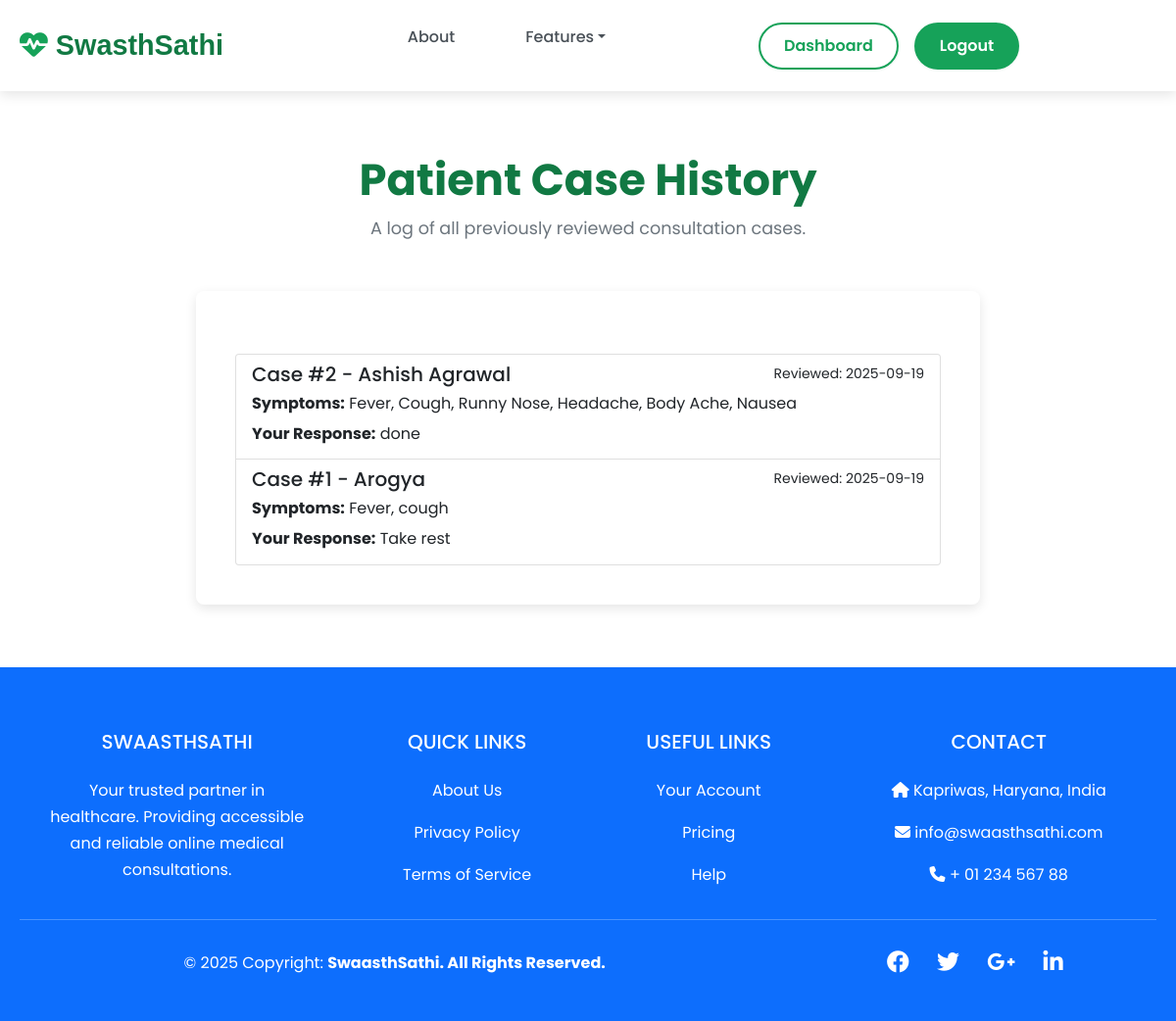
The page /doctor/patient-history (signed in) on the database its author committed.
### tables this page shows
CREATE TABLE consultations (
            id INTEGER PRIMARY KEY AUTOINCREMENT,
            patient_id INTEGER,
            doctor_id INTEGER,
            patient_name TEXT,
            patient_age INTEGER,
            patient_gender TEXT,
            symptoms TEXT,
            photo_filename TEXT,
            doctor_response TEXT,
            audio_note_filename TEXT,
            status TEXT,
            created_at TIMESTAMP DEFAULT CURRENT_TIMESTAMP,
            FOREIGN KEY (patient_id) REFERENCES users(id),
            FOREIGN KEY (doctor_id) REFERENCES users(id)
        );

### app.py (the view)
@app.route('/doctor/patient-history')
@login_required(role_ids=[ROLES['doctor']])
def view_patient_history():
    db = get_db()
    reviewed_cases = db.execute(
        "SELECT c.*, p.name as patient_name FROM consultations c JOIN users p ON c.patient_id = p.id WHERE c.status = 'Reviewed' AND c.doctor_id = ? ORDER BY c.created_at DESC",
        (session['user_id'],)
    ).fetchall()
    return render_template('view_patient_history.html', cases=reviewed_cases)

### app.py (called while the page is built)
def get_db():
    conn = sqlite3.connect(DATABASE)
    conn.row_factory = sqlite3.Row
    return conn

def login_required(role_ids):
    def decorator(f):
        @wraps(f)
        def decorated_function(*args, **kwargs):
            if 'user_id' not in session:
                flash('Please log in to access this page.', 'danger')
                return redirect(url_for('login'))
            if session.get('user_role') not in role_ids:
                flash('You do not have permission to access this page.', 'danger')
                return redirect(url_for('home'))
            return f(*args, **kwargs)
        return decorated_function
    return decorator

### templates/view_patient_history.html (shortened to what this page needs)
{% extends "layout.html" %}
{% block content %}
<div class="container page-container">
    <div class="section-header">
        <h2>Patient Case History</h2>
        <p>A log of all previously reviewed consultation cases.</p>
    </div>
    <div class="content-box">
        {% if cases %}
            <div class="list-group" style="margin-top: 1.5rem;">
                {% for case in cases %}
                    <div class="list-group-item">
                        <div class="d-flex w-100 justify-content-between">
                            <h5 class="mb-1">Case #{{ case.id }} - {{ case.patient_name }}</h5>
                            <small>Reviewed: {{ case.created_at[:10] }}</small>
                        </div>
                        <p class="mb-1"><strong>Symptoms:</strong> {{ case.symptoms }}</p>
                        <p class="mb-1"><strong>Your Response:</strong> {{ case.doctor_response }}</p>
                    </div>
                {% endfor %}
            </div>
        {% else %}
            <p class="text-muted" style="margin-top: 1.5rem;">There is no history of reviewed cases yet.</p>
        {% endif %}
    </div>
</div>
{% endblock %}

### templates/layout.html (shortened to what this page needs)
<!DOCTYPE html>
<html lang="en">
<head>
    <link href="https://cdn.jsdelivr.net/npm/bootstrap@5.1.3/dist/css/bootstrap.min.css" rel="stylesheet">
    <link rel="stylesheet" href="https://cdnjs.cloudflare.com/ajax/libs/font-awesome/6.4.0/css/all.min.css">
    <link rel="stylesheet" href="{{ url_for('static', filename='css/style.css') }}">
</head>
<body>
    <header class="header">
        <nav class="navbar container">
            <a href="{{ url_for('home') }}" class="nav-brand logo-font">
                <i class="fas fa-heart-pulse"></i> SwasthSathi
            </a>
            <ul class="nav-menu">
                {% if session.user_id %}
                    {% if session.user_role == 1 %}
                        <li class="nav-item"><a class="nav-link" href="{{ url_for('about_patient') }}">About</a></li>
                        <li class="nav-item dropdown">
                            <a class="nav-link dropdown-toggle" href="#" id="navbarDropdown" role="button" data-bs-toggle="dropdown" aria-expanded="false">Features</a>
                            <ul class="dropdown-menu" aria-labelledby="navbarDropdown">
                                <li><a class="dropdown-item" href="{{ url_for('find_doctor') }}">Find Doctor</a></li>
                                <li><a class="dropdown-item" href="{{ url_for('lab_report_assessment') }}">Lab Reports</a></li>
                                <li><a class="dropdown-item" href="{{ url_for('symptom_checker') }}">Symptom Checker</a></li>
                                <li><a class="dropdown-item" href="{{ url_for('chatbot') }}">AI Wellness</a></li>
                                <li><a class="dropdown-item" href="{{ url_for('health_awareness') }}">Health Info</a></li>
                                <li><a class="dropdown-item" href="{{ url_for('search_medicines') }}">Medicines</a></li>
                                <li><a class="dropdown-item" href="{{ url_for('patient_history') }}">My History</a></li>
                                <li><a class="dropdown-item" href="{{ url_for('government_schemes') }}">Govt. Schemes</a></li>
                            </ul>
                        </li>
                    {% elif session.user_role == 2 %}
                        <li class="nav-item"><a class="nav-link" href="{{ url_for('about_doctor') }}">About</a></li>
                        <li class="nav-item dropdown">
                            <a class="nav-link dropdown-toggle" href="#" id="doctorFeaturesDropdown" role="button" data-bs-toggle="dropdown" aria-expanded="false">Features</a>
                        </li>
                    {% endif %}
                {% else %}
                    <li class="nav-item"><a class="nav-link" href="{{ url_for('home', _anchor='portals') }}">Access Your Portals</a></li>
                    <li class="nav-item"><a class="nav-link" href="{{ url_for('contact_us') }}">Contact Us</a></li>
                {% endif %}
            </ul>
            <div class="nav-actions">
                {% if session['user_id'] %}
                    {% set dashboard_url = url_for('patient_dashboard') if session['user_role'] == 1 else url_for('doctor_dashboard') if session['user_role'] == 2 else url_for('asha_dashboard') %}
                    <a href="{{ dashboard_url }}" class="btn btn-secondary">Dashboard</a>
                    <a href="{{ url_for('logout') }}" class="btn btn-primary">Logout</a>
                {% else %}
                    <a href="{{ url_for('login') }}" class="btn btn-primary">Login / Sign Up</a>
                {% endif %}
            </div>
        </nav>
    </header>
    <main>
        {% block content %}{% endblock %}
    </main>
        <footer class="text-white pt-5 pb-4" style="background-color: #0d6efd;">
        <div class="container text-center text-md-left">
            <div class="row text-center text-md-left">
                <div class="col-md-3 col-lg-3 col-xl-3 mx-auto mt-3">
                    <h5 class="text-uppercase mb-4 font-weight-bold">SwaasthSathi</h5>
                    <p>
                        Your trusted partner in healthcare. Providing accessible and reliable online medical consultations.
                    </p>
                </div>
                <div class="col-md-2 col-lg-2 col-xl-2 mx-auto mt-3">
                    <h5 class="text-uppercase mb-4 font-weight-bold">Quick Links</h5>
                    <p>
                        <a href="#" class="text-white" style="text-decoration: none;">About Us</a>
                    </p>
                    <p>
                        <a href="#" class="text-white" style="text-decoration: none;">Privacy Policy</a>
                    </p>
                    <p>
                        <a href="#" class="text-white" style="text-decoration: none;">Terms of Service</a>
                    </p>
                </div>
                <div class="col-md-3 col-lg-2 col-xl-2 mx-auto mt-3">
                    <h5 class="text-uppercase mb-4 font-weight-bold">Useful Links</h5>
                    <p>
                        <a href="#" class="text-white" style="text-decoration: none;">Your Account</a>
                    </p>
                    <p>
                        <a href="#" class="text-white" style="text-decoration: none;">Pricing</a>
                    </p>
                    <p>
                        <a href="#" class="text-white" style="text-decoration: none;">Help</a>
                    </p>
                </div>
                <div class="col-md-4 col-lg-3 col-xl-3 mx-auto mt-3">
                    <h5 class="text-uppercase mb-4 font-weight-bold">Contact</h5>
                    <p>
                        <i class="fas fa-home mr-3"></i> Kapriwas, Haryana, India
                    </p>
                    <p>
                        <i class="fas fa-envelope mr-3"></i> info@swaasthsathi.com
                    </p>
                    <p>
                        <i class="fas fa-phone mr-3"></i> + 01 234 567 88
                    </p>
                </div>
            </div>
            <hr class="mb-4">
            <div class="row align-items-center">
                <div class="col-md-7 col-lg-8">
                    <p class="text-center text-md-left">© 2025 Copyright:
                        <a href="#" style="text-decoration: none;">
                            <strong class="text-white">SwaasthSathi. All Rights Reserved.</strong>
                        </a>
                    </p>
                </div>
                <div class="col-md-5 col-lg-4">
                    <div class="text-center text-md-right">
                        <ul class="list-unstyled list-inline">
                            <li class="list-inline-item">
                                <a href="#" class="btn-floating btn-sm text-white" style="font-size: 23px;"><i class="fab fa-facebook"></i></a>
                            </li>
                            <li class="list-inline-item">
                                <a href="#" class="btn-floating btn-sm text-white" style="font-size: 23px;"><i class="fab fa-twitter"></i></a>
                            </li>
                            <li class="list-inline-item">
                                <a href="#" class="btn-floating btn-sm text-white" style="font-size: 23px;"><i class="fab fa-google-plus-g"></i></a>
                            </li>
                            <li class="list-inline-item">
                                <a href="#" class="btn-floating btn-sm text-white" style="font-size: 23px;"><i class="fab fa-linkedin-in"></i></a>
                            </li>
                        </ul>
                    </div>
                </div>
            </div>
        </div>
    </footer>
</body>
</html>

### static/css/style.css (style rules this page uses)
:root { --primary-green: #16a259; --secondary-green: #117943; --accent-light-green: #20c975; --light-bg: #f8f9fa; --text-dark: #212529; --text-light: #6c757d; --white: #FFFFFF; --border-color: #dee2e6; --success: #198754; --danger: #dc3545; --info: #0dcaf0; --warning: #ffc107; --shadow-sm: 0 1px 3px rgba(0, 0, 0, 0.05); --shadow-md: 0 4px 12px rgba(0, 0, 0, 0.1); --shadow-lg: 0 8px 25px rgba(0, 0, 0, 0.15); --font-family: 'Poppins', sans-serif; --border-radius: 8px; --transition-speed: 0.3s cubic-bezier(0.4, 0, 0.2, 1); }
* { box-sizing: border-box; margin: 0; padding: 0; }
body { font-family: var(--font-family); color: var(--text-dark); background-color: var(--white); line-height: 1.7; display: flex; flex-direction: column; min-height: 100vh; }
html { scroll-behavior: smooth; }
.logo-font { font-family: 'Samarkan', sans-serif; font-size: 2.5rem; font-weight: normal; display: inline-flex; align-items: center; }
.container { max-width: 1200px; margin: 0 auto; padding: 0 20px; }
main { flex-grow: 1; }
.header { background-color: var(--white); box-shadow: var(--shadow-md); padding: 1rem 0; position: sticky; top: 0; z-index: 1000; }
.navbar { display: flex; justify-content: space-between; align-items: center; }
.nav-brand { font-family: 'Samarkan', sans-serif; font-size: 1.8rem; font-weight: 700; color: var(--secondary-green); text-decoration: none; transition: transform var(--transition-speed); }
.nav-brand i { margin-right: 0.5rem; color: var(--primary-green); }
.nav-menu { list-style: none; display: flex; gap: 2.5rem; }
.nav-menu a { text-decoration: none; color: var(--text-dark); font-weight: 500; transition: color var(--transition-speed); padding-bottom: 5px; border-bottom: 2px solid transparent; }
.nav-actions { display: flex; align-items: center; gap: 1rem; }
.btn { padding: 10px 24px; border-radius: 50px; text-decoration: none; font-weight: 600; border: 2px solid transparent; transition: all var(--transition-speed); cursor: pointer; display: inline-block; box-shadow: var(--shadow-sm); }
.btn-primary { background-color: var(--primary-green); color: var(--white); }
.btn-secondary { background-color: transparent; border-color: var(--primary-green); color: var(--primary-green); }
.page-container { padding-top: 4rem; padding-bottom: 4rem; animation: fadeInUp 0.6s ease-out; }
.section-header { text-align: center; margin-bottom: 3rem; }
.section-header h2 { font-size: 2.8rem; font-weight: 700; margin-bottom: 0.5rem; color: var(--secondary-green); }
.section-header p { font-size: 1.1rem; color: var(--text-light); max-width: 600px; margin: 0 auto; }
.content-box { background: var(--white); padding: 2.5rem; border-radius: var(--border-radius); box-shadow: var(--shadow-md); max-width: 800px; margin: 0 auto; }

### templates/layout.html (style rules this page uses)
.nav-menu .nav-link { padding: 0.5rem 1rem; display: block; text-decoration: none; color: #495057; }

### rows shown on the page
consultations: id "2", patient_name "Ashish Agrawal", created_at "2025-09-19", symptoms "Fever, Cough, Runny Nose, Headache, Body Ache, Nausea", doctor_response "done"
consultations: id "1", patient_name "Arogya", created_at "2025-09-19", symptoms "Fever, cough", doctor_response "Take rest"
